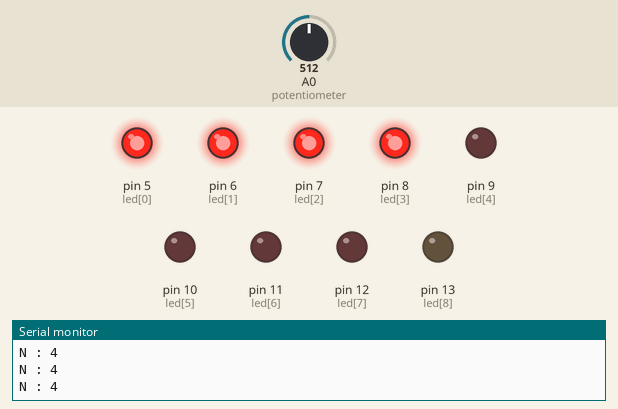
Simulated run of this sketch. Board: Arduino Nano, built with avr-gcc and run on an emulated ATmega328P. On the bench: output pins drawn as LEDs (lit = HIGH), the last lines printed to the serial monitor. The test bench sets the inputs (shaded band); at power-on: A0 (potentiometer) = 512.

Above: at 1.2 s.
1.3 s: A0 (potentiometer) set to 627
2.8 s: A0 (potentiometer) set to 650
At 3.3 s:
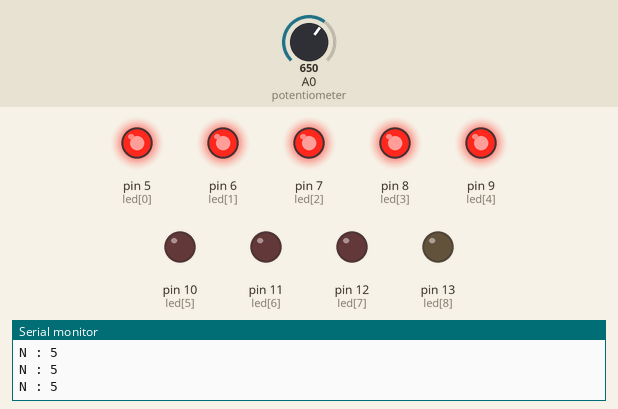
4.3 s: A0 (potentiometer) set to 511
At 5.5 s:
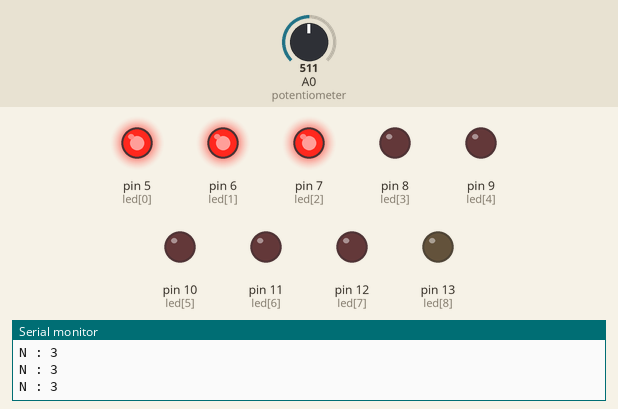
5.8 s: A0 (potentiometer) set to 400
7.3 s: A0 (potentiometer) set to 365
At 7.9 s:
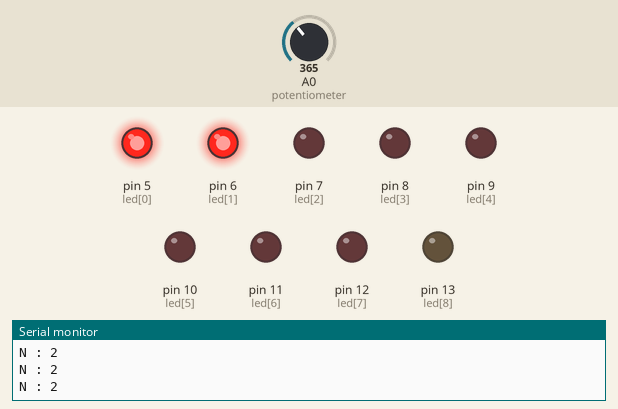
8.8 s: A0 (potentiometer) set to 716
At 9.1 s:
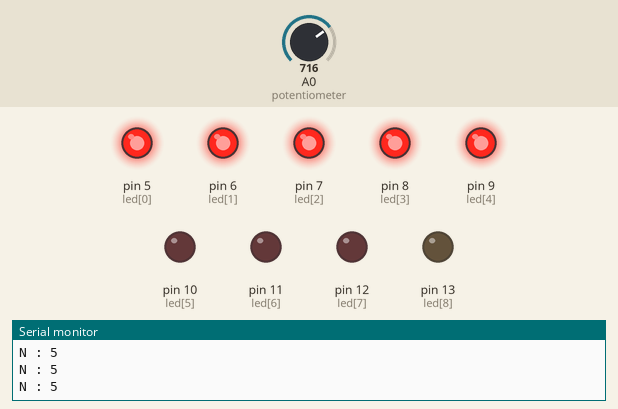
Timing chart, 0 to 11.3 s (numbered marks = the images above; inputs shaded):
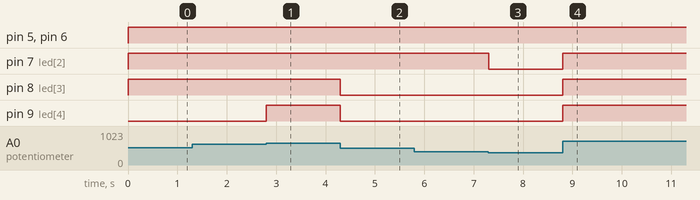

The sketch:

analog2digi.ino
```cpp
const int led[9] = {5,6,7,8,9,10,11,12,13};

void setup() {
  // put your setup code here, to run once:


  for(int i = 0;i <9;i++){
    pinMode(led[i], OUTPUT);
  }

  Serial.begin(9600);
}

void loop() {
  // put your main code here, to run repeatedly:
  int count;
  count = analogRead(A0);

  int n;

  n = map(count,0,1023,0,8);//1023 is max of my example change to max of your variable resistor


  for(int i = 0;i<9;i++){
    if(i < n){
      digitalWrite(led[i], HIGH);
      if(n==8){
        digitalWrite(led[8], HIGH);
      }else{
        digitalWrite(led[8], LOW);
    }
    }
    else{
      digitalWrite(led[i], LOW);
    }
  }

  Serial.print("N : ");
  Serial.println(n);

  if(n == 8)
  delay(100);
}
```

Measured:
- the behaviour switches between 639 and 640 on A0 (potentiometer) (found by bisection; images 0 and 1)
- the behaviour switches between 384 and 383 on A0 (potentiometer) (found by bisection; images 2 and 3)
- after the input at 2.8 s, pin 9 (led[4]): LOW → HIGH at once
- after the input at 4.3 s, pin 8 (led[3]), pin 9 (led[4]): HIGH → LOW at once
- after the input at 7.3 s, pin 7 (led[2]): HIGH → LOW at once
- after the input at 8.8 s, pin 7 (led[2]), pin 8 (led[3]), pin 9 (led[4]): LOW → HIGH at once
